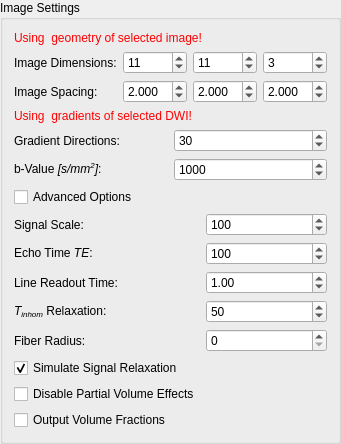
        <widget class="QGroupBox" name="groupBox">
         <property name="title">
          <string>Image Settings</string>
         </property>
         <layout class="QGridLayout" name="gridLayout">
          <item row="6" column="0">
           <widget class="QCheckBox" name="m_AdvancedOptionsBox_2">
            <property name="text">
             <string>Advanced Options</string>
            </property>
           </widget>
          </item>
          <item row="5" column="0">
           <widget class="QFrame" name="m_TensorsToDWIFrame">
            <property name="frameShape">
             <enum>QFrame::NoFrame</enum>
            </property>
            <property name="frameShadow">
             <enum>QFrame::Raised</enum>
            </property>
            <layout class="QGridLayout" name="gridLayout_24">
             <property name="leftMargin">
              <number>0</number>
             </property>
             <property name="topMargin">
              <number>0</number>
             </property>
             <property name="rightMargin">
              <number>0</number>
             </property>
             <property name="bottomMargin">
              <number>0</number>
             </property>
             <property name="spacing">
              <number>6</number>
             </property>
             <item row="0" column="0">
              <widget class="QLabel" name="m_TensorsToDWINumDirsLabel">
               <property name="text">
                <string>Gradient Directions:</string>
               </property>
              </widget>
             </item>
             <item row="0" column="1">
              <widget class="QSpinBox" name="m_NumGradientsBox">
               <property name="toolTip">
                <string>Number of gradient directions distributed over the half sphere.</string>
               </property>
               <property name="minimum">
                <number>0</number>
               </property>
               <property name="maximum">
                <number>10000</number>
               </property>
               <property name="singleStep">
                <number>1</number>
               </property>
               <property name="value">
                <number>30</number>
               </property>
              </widget>
             </item>
             <item row="1" column="0">
              <widget class="QLabel" name="m_TensorsToDWIBValueLabel">
               <property name="toolTip">
                <string/>
               </property>
               <property name="statusTip">
                <string/>
               </property>
               <property name="whatsThis">
                <string/>
               </property>
               <property name="text">
                <string>&lt;html&gt;&lt;head/&gt;&lt;body&gt;&lt;p&gt;b-Value&lt;span style=&quot; font-style:italic;&quot;&gt; [s/mm&lt;/span&gt;&lt;span style=&quot; font-style:italic; vertical-align:super;&quot;&gt;2&lt;/span&gt;&lt;span style=&quot; font-style:italic;&quot;&gt;]&lt;/span&gt;:&lt;/p&gt;&lt;/body&gt;&lt;/html&gt;</string>
               </property>
               <property name="wordWrap">
                <bool>false</bool>
               </property>
              </widget>
             </item>
             <item row="1" column="1">
              <widget class="QSpinBox" name="m_BvalueBox">
               <property name="toolTip">
                <string>b-value in s/mm²</string>
               </property>
               <property name="minimum">
                <number>0</number>
               </property>
               <property name="maximum">
                <number>10000</number>
               </property>
               <property name="singleStep">
                <number>100</number>
               </property>
               <property name="value">
                <number>1000</number>
               </property>
              </widget>
             </item>
            </layout>
           </widget>
          </item>
          <item row="2" column="0">
           <widget class="QLabel" name="m_GeometryMessage">
            <property name="styleSheet">
             <string notr="true">color: rgb(255, 0, 0);</string>
            </property>
            <property name="text">
             <string>Using  geometry of selected image!</string>
            </property>
           </widget>
          </item>
          <item row="4" column="0">
           <widget class="QLabel" name="m_DiffusionPropsMessage">
            <property name="styleSheet">
             <string notr="true">color: rgb(255, 0, 0);</string>
            </property>
            <property name="text">
             <string>Using  gradients of selected DWI!</string>
            </property>
           </widget>
          </item>
          <item row="7" column="0">
           <widget class="QFrame" name="m_AdvancedSignalOptionsFrame">
            <property name="frameShape">
             <enum>QFrame::NoFrame</enum>
            </property>
            <property name="frameShadow">
             <enum>QFrame::Raised</enum>
            </property>
            <layout class="QGridLayout" name="gridLayout_23">
             <property name="leftMargin">
              <number>0</number>
             </property>
             <property name="topMargin">
              <number>0</number>
             </property>
             <property name="rightMargin">
              <number>0</number>
             </property>
             <property name="bottomMargin">
              <number>0</number>
             </property>
             <property name="horizontalSpacing">
              <number>6</number>
             </property>
             <item row="1" column="1">
              <widget class="QSpinBox" name="m_TEbox">
               <property name="toolTip">
                <string>TE in milliseconds</string>
               </property>
               <property name="minimum">
                <number>1</number>
               </property>
               <property name="maximum">
                <number>10000</number>
               </property>
               <property name="singleStep">
                <number>1</number>
               </property>
               <property name="value">
                <number>100</number>
               </property>
              </widget>
             </item>
             <item row="1" column="0">
              <widget class="QLabel" name="m_TensorsToDWIBValueLabel_13">
               <property name="toolTip">
                <string/>
               </property>
               <property name="statusTip">
                <string/>
               </property>
               <property name="whatsThis">
                <string/>
               </property>
               <property name="text">
                <string>&lt;html&gt;&lt;head/&gt;&lt;body&gt;&lt;p&gt;Echo Time &lt;span style=&quot; font-style:italic;&quot;&gt;TE&lt;/span&gt;:  &lt;/p&gt;&lt;/body&gt;&lt;/html&gt;</string>
               </property>
               <property name="wordWrap">
                <bool>false</bool>
               </property>
              </widget>
             </item>
             <item row="3" column="1">
              <widget class="QSpinBox" name="m_T2starBox">
               <property name="toolTip">
                <string>Relaxation time due to magnetic field inhomogeneities (T2', in milliseconds).</string>
               </property>
               <property name="minimum">
                <number>1</number>
               </property>
               <property name="maximum">
                <number>10000</number>
               </property>
               <property name="singleStep">
                <number>1</number>
               </property>
               <property name="value">
                <number>50</number>
               </property>
              </widget>
             </item>
             <item row="6" column="0">
              <widget class="QCheckBox" name="m_EnforcePureFiberVoxelsBox">
               <property name="toolTip">
                <string>Disable partial volume. Treat voxel content as fiber-only if at least one fiber is present.</string>
               </property>
               <property name="text">
                <string>Disable Partial Volume Effects</string>
               </property>
               <property name="checked">
                <bool>false</bool>
               </property>
              </widget>
             </item>
             <item row="2" column="1">
              <widget class="QDoubleSpinBox" name="m_LineReadoutTimeBox">
               <property name="toolTip">
                <string>T2* relaxation time (in milliseconds).</string>
               </property>
               <property name="maximum">
                <double>100.000000000000000</double>
               </property>
               <property name="singleStep">
                <double>0.100000000000000</double>
               </property>
               <property name="value">
                <double>1.000000000000000</double>
               </property>
              </widget>
             </item>
             <item row="7" column="0">
              <widget class="QCheckBox" name="m_VolumeFractionsBox">
               <property name="toolTip">
                <string>Output one image per compartment containing the corresponding volume fractions per voxel.</string>
               </property>
               <property name="text">
                <string>Output Volume Fractions</string>
               </property>
               <property name="checked">
                <bool>false</bool>
               </property>
              </widget>
             </item>
             <item row="3" column="0">
              <widget class="QLabel" name="m_TensorsToDWIBValueLabel_12">
               <property name="toolTip">
                <string/>
               </property>
               <property name="statusTip">
                <string/>
               </property>
               <property name="whatsThis">
                <string/>
               </property>
               <property name="text">
                <string>&lt;html&gt;&lt;head/&gt;&lt;body&gt;&lt;p&gt;&lt;span style=&quot; font-style:italic;&quot;&gt;T&lt;/span&gt;&lt;span style=&quot; font-style:italic; vertical-align:sub;&quot;&gt;inhom&lt;/span&gt; Relaxation: &lt;/p&gt;&lt;/body&gt;&lt;/html&gt;</string>
               </property>
               <property name="wordWrap">
                <bool>false</bool>
               </property>
              </widget>
             </item>
             <item row="2" column="0">
              <widget class="QLabel" name="m_TensorsToDWIBValueLabel_15">
               <property name="toolTip">
                <string/>
               </property>
               <property name="statusTip">
                <string/>
               </property>
               <property name="whatsThis">
                <string/>
               </property>
               <property name="text">
                <string>Line Readout Time:  </string>
               </property>
               <property name="wordWrap">
                <bool>false</bool>
               </property>
              </widget>
             </item>
             <item row="4" column="1">
              <widget class="QSpinBox" name="m_FiberRadius">
               <property name="toolTip">
                <string>Fiber radius used to calculate volume fractions (in µm). Set to 0 for automatic radius estimation.</string>
               </property>
               <property name="minimum">
                <number>0</number>
               </property>
               <property name="maximum">
                <number>1000</number>
               </property>
               <property name="value">
                <number>0</number>
               </property>
              </widget>
             </item>
             <item row="4" column="0">
              <widget class="QLabel" name="m_TensorsToDWINumDirsLabel_4">
               <property name="text">
                <string>Fiber Radius:</string>
               </property>
              </widget>
             </item>
             <item row="0" column="0">
              <widget class="QLabel" name="m_TensorsToDWINumDirsLabel_5">
               <property name="text">
                <string>Signal Scale:</string>
               </property>
              </widget>
             </item>
             <item row="5" column="0">
              <widget class="QCheckBox" name="m_RelaxationBox">
               <property name="toolTip">
                <string>&lt;html&gt;&lt;head/&gt;&lt;body&gt;&lt;p&gt;&lt;span style=&quot; font-style:italic;&quot;&gt;TE&lt;/span&gt;, &lt;span style=&quot; font-style:italic;&quot;&gt;T&lt;/span&gt;&lt;span style=&quot; font-style:italic; vertical-align:sub;&quot;&gt;inhom&lt;/span&gt; and &lt;span style=&quot; font-style:italic;&quot;&gt;T2&lt;/span&gt; will have no effect if unchecked.&lt;/p&gt;&lt;/body&gt;&lt;/html&gt;</string>
               </property>
               <property name="text">
                <string>Simulate Signal Relaxation</string>
               </property>
               <property name="checked">
                <bool>true</bool>
               </property>
              </widget>
             </item>
             <item row="0" column="1">
              <widget class="QSpinBox" name="m_SignalScaleBox">
               <property name="toolTip">
                <string>TE in milliseconds</string>
               </property>
               <property name="minimum">
                <number>1</number>
               </property>
               <property name="maximum">
                <number>10000</number>
               </property>
               <property name="singleStep">
                <number>1</number>
               </property>
               <property name="value">
                <number>100</number>
               </property>
              </widget>
             </item>
            </layout>
           </widget>
          </item>
          <item row="3" column="0">
           <widget class="QFrame" name="m_GeometryFrame">
            <property name="frameShape">
             <enum>QFrame::NoFrame</enum>
            </property>
            <property name="frameShadow">
             <enum>QFrame::Raised</enum>
            </property>
            <layout class="QGridLayout" name="gridLayout_7">
             <property name="leftMargin">
              <number>0</number>
             </property>
             <property name="topMargin">
              <number>0</number>
             </property>
             <property name="rightMargin">
              <number>0</number>
             </property>
             <property name="bottomMargin">
              <number>0</number>
             </property>
             <item row="2" column="2">
              <widget class="QDoubleSpinBox" name="m_SpacingY">
               <property name="decimals">
                <number>3</number>
               </property>
               <property name="minimum">
                <double>0.100000000000000</double>
               </property>
               <property name="maximum">
                <double>50.000000000000000</double>
               </property>
               <property name="singleStep">
                <double>0.100000000000000</double>
               </property>
               <property name="value">
                <double>2.000000000000000</double>
               </property>
              </widget>
             </item>
             <item row="2" column="0">
              <widget class="QLabel" name="label_2">
               <property name="text">
                <string>Image Spacing:</string>
               </property>
              </widget>
             </item>
             <item row="2" column="3">
              <widget class="QDoubleSpinBox" name="m_SpacingZ">
               <property name="decimals">
                <number>3</number>
               </property>
               <property name="minimum">
                <double>0.100000000000000</double>
               </property>
               <property name="maximum">
                <double>50.000000000000000</double>
               </property>
               <property name="singleStep">
                <double>0.100000000000000</double>
               </property>
               <property name="value">
                <double>2.000000000000000</double>
               </property>
              </widget>
             </item>
             <item row="2" column="1">
              <widget class="QDoubleSpinBox" name="m_SpacingX">
               <property name="decimals">
                <number>3</number>
               </property>
               <property name="minimum">
                <double>0.100000000000000</double>
               </property>
               <property name="maximum">
                <double>50.000000000000000</double>
               </property>
               <property name="singleStep">
                <double>0.100000000000000</double>
               </property>
               <property name="value">
                <double>2.000000000000000</double>
               </property>
              </widget>
             </item>
             <item row="0" column="0">
              <widget class="QLabel" name="label">
               <property name="text">
                <string>Image Dimensions:</string>
               </property>
              </widget>
             </item>
             <item row="0" column="1">
              <widget class="QSpinBox" name="m_SizeX">
               <property name="toolTip">
                <string>Fiber sampling factor which determines the accuracy of the calculated fiber and non-fiber volume fractions.</string>
               </property>
               <property name="minimum">
                <number>1</number>
               </property>
               <property name="maximum">
                <number>1000</number>
               </property>
               <property name="singleStep">
                <number>1</number>
               </property>
               <property name="value">
                <number>11</number>
               </property>
              </widget>
             </item>
             <item row="0" column="2">
              <widget class="QSpinBox" name="m_SizeY">
               <property name="toolTip">
                <string>Fiber sampling factor which determines the accuracy of the calculated fiber and non-fiber volume fractions.</string>
               </property>
               <property name="minimum">
                <number>1</number>
               </property>
               <property name="maximum">
                <number>1000</number>
               </property>
               <property name="singleStep">
                <number>1</number>
               </property>
               <property name="value">
                <number>11</number>
               </property>
              </widget>
             </item>
             <item row="0" column="3">
              <widget class="QSpinBox" name="m_SizeZ">
               <property name="toolTip">
                <string>Fiber sampling factor which determines the accuracy of the calculated fiber and non-fiber volume fractions.</string>
               </property>
               <property name="minimum">
                <number>1</number>
               </property>
               <property name="maximum">
                <number>1000</number>
               </property>
               <property name="singleStep">
                <number>1</number>
               </property>
               <property name="value">
                <number>3</number>
               </property>
              </widget>
             </item>
            </layout>
           </widget>
          </item>
         </layout>
        </widget>
